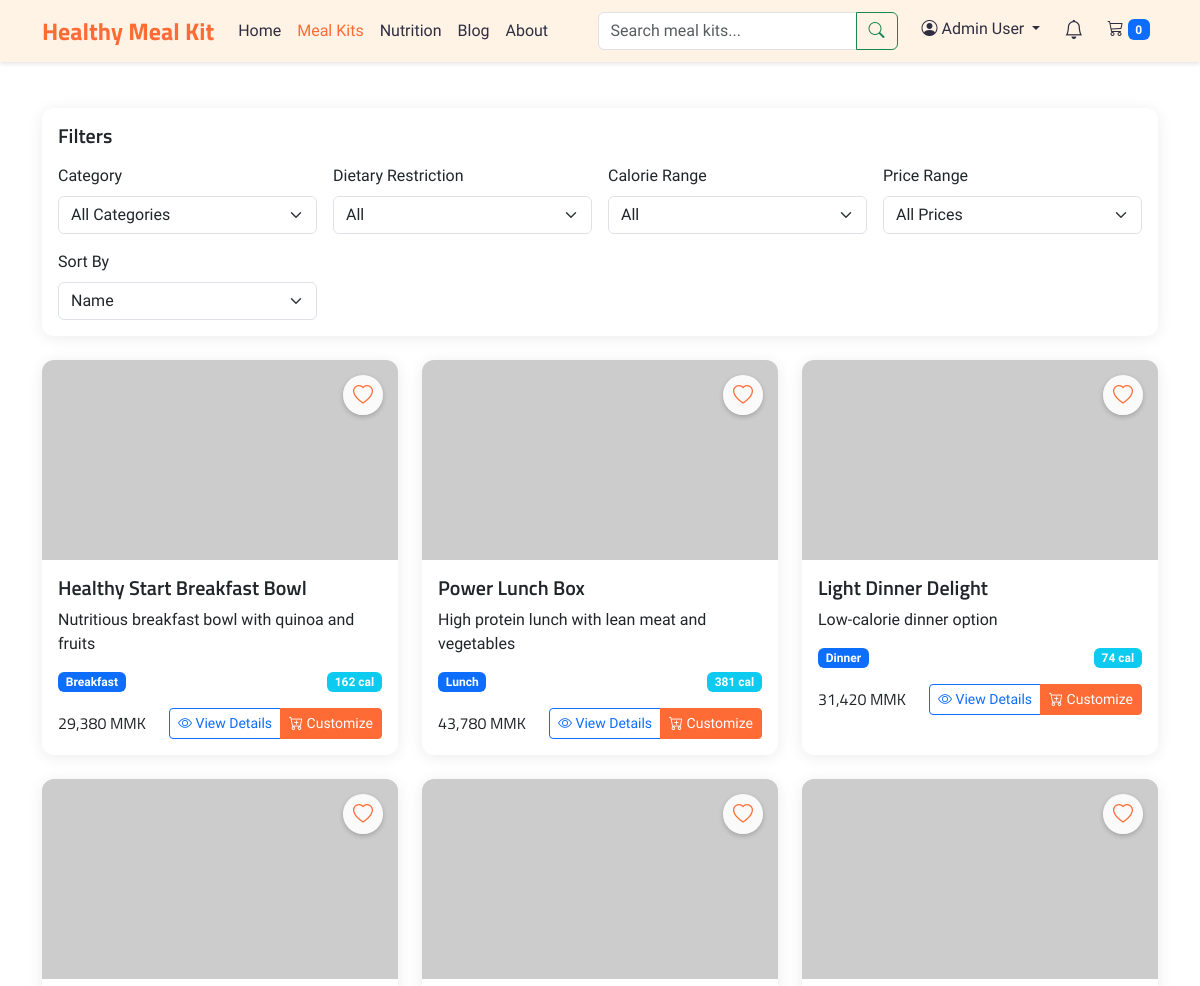
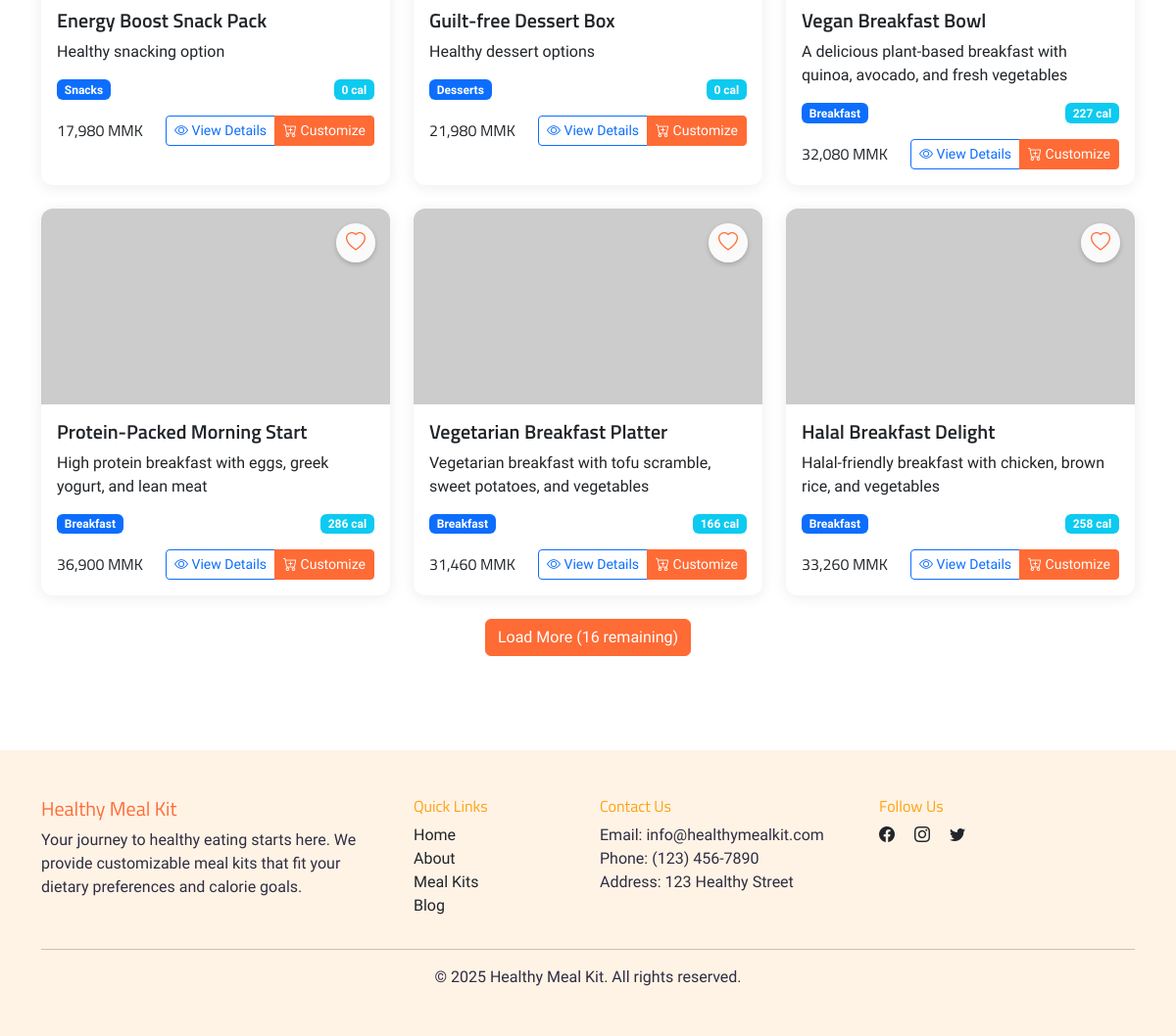
/meal-kits.php (signed in), run on an earlier commit of the app's database (2 pictures, top to bottom).
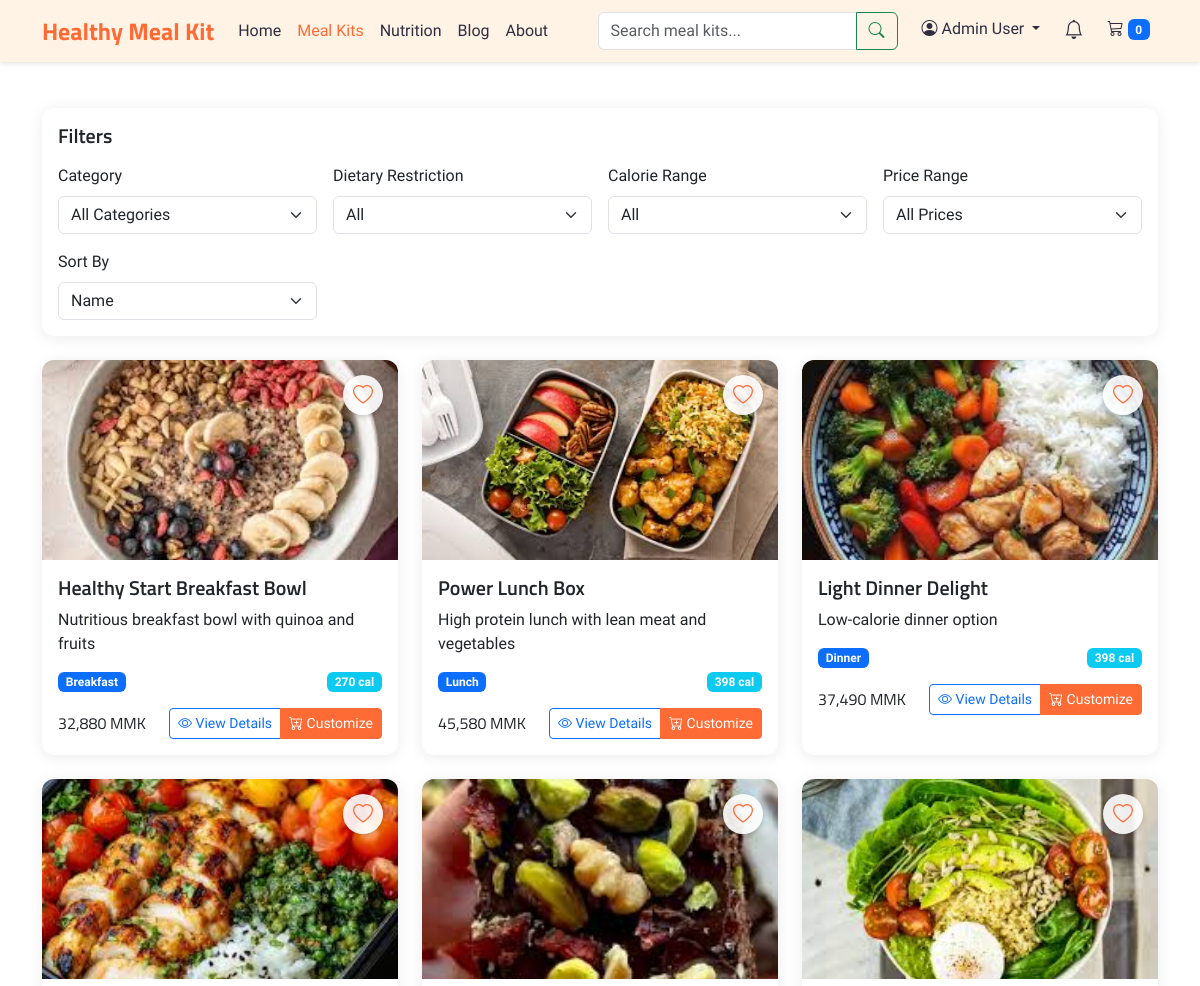
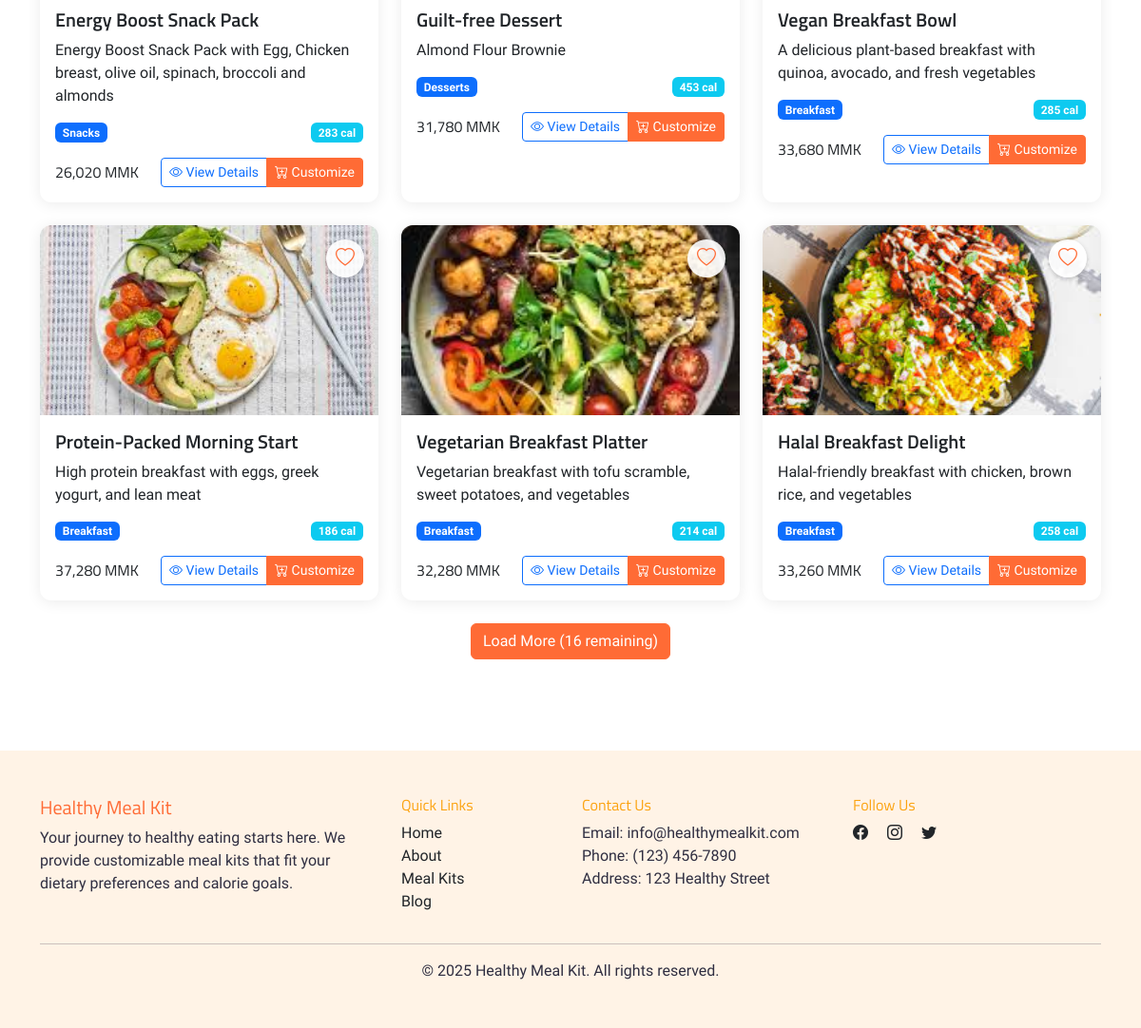
And on a later commit of the database (2 pictures, top to bottom).
### tables this page shows
CREATE TABLE meal_kits (
    meal_kit_id INT PRIMARY KEY AUTO_INCREMENT,
    name VARCHAR(100) NOT NULL,
    description TEXT NOT NULL,
    category_id INT,
    preparation_price INT NOT NULL,
    base_calories INT NOT NULL COMMENT 'Calculated from sum of ingredients',
    cooking_time INT,
    servings INT,
    image_url VARCHAR(255),
    is_active TINYINT(1) DEFAULT 1 COMMENT '0: inactive, 1: active',
    created_at TIMESTAMP DEFAULT CURRENT_TIMESTAMP,
    FOREIGN KEY (category_id) REFERENCES categories(category_id)
);

CREATE TABLE categories (
    category_id INT PRIMARY KEY AUTO_INCREMENT,
    name VARCHAR(50) NOT NULL,
    description TEXT,
    created_at TIMESTAMP DEFAULT CURRENT_TIMESTAMP
);

### meal-kits.php (the view, shortened to what the changed rows need)
<?php
require_once 'config/connection.php';
$mealKits = $mysqli->query("
    SELECT mk.*, c.name as category_name,
           SUM(i.calories_per_100g * mki.default_quantity / 100) as base_calories,
           SUM(i.price_per_100g * mki.default_quantity / 100) as ingredients_price
    FROM meal_kits mk
    LEFT JOIN categories c ON mk.category_id = c.category_id
    LEFT JOIN meal_kit_ingredients mki ON mk.meal_kit_id = mki.meal_kit_id
    LEFT JOIN ingredients i ON mki.ingredient_id = i.ingredient_id
    WHERE mk.is_active = 1
    GROUP BY mk.meal_kit_id
");
function get_meal_kit_image_url($image_url_db, $meal_kit_name) {
    if (!$image_url_db) return 'https://placehold.co/600x400/FFF3E6/FF6B35?text=' . urlencode($meal_kit_name);
    $parts = explode('/', trim($_SERVER['SCRIPT_NAME'], '/'));
    $projectBase = '/' . $parts[0];
    return $projectBase . '/uploads/meal-kits/' . $image_url_db;
}
?>
<!DOCTYPE html>
<html lang="en">
<head>
    <link href="https://cdn.jsdelivr.net/npm/bootstrap@5.3.0/dist/css/bootstrap.min.css" rel="stylesheet">
    <link rel="stylesheet" href="https://cdn.jsdelivr.net/npm/bootstrap-icons@1.11.3/font/bootstrap-icons.min.css">
    <link rel="stylesheet" href="assets/css/style.css">
</head>
<body>
    <div class="container py-5">
        <div class="row g-4" id="mealKitsGrid">
            <?php
            $meal_kits_array = [];
            while ($mealKit = $mealKits->fetch_assoc()) {
                $meal_kits_array[] = $mealKit;
            }
            $total_meal_kits = count($meal_kits_array);
            $visible_count = min(9, $total_meal_kits);
            for($i = 0; $i < $visible_count; $i++):
                $mealKit = $meal_kits_array[$i];
            ?>
            <div class="col-md-6 col-lg-4 meal-kit-card"
                data-category="<?php echo $mealKit['category_id']; ?>"
                data-calories="<?php echo $mealKit['base_calories']; ?>"
                data-price="<?php echo $mealKit['preparation_price']+$mealKit['ingredients_price']; ?>">
                <div class="card h-100">
                    <div class="position-relative">
                        <?php $img_url = get_meal_kit_image_url($mealKit['image_url'], $mealKit['name']); ?>
                        <img src="<?php echo htmlspecialchars($img_url); ?>" class="card-img-top" alt="Meal Kit Image">
                        <?php
                        $is_favorite = false;
                        if (isset($_SESSION['user_id'])) {
                            $favorite_query = "SELECT 1 FROM user_favorites WHERE user_id = ? AND meal_kit_id = ?";
                            $favorite_stmt = $mysqli->prepare($favorite_query);
                            $favorite_stmt->bind_param("ii", $_SESSION['user_id'], $mealKit['meal_kit_id']);
                            $favorite_stmt->execute();
                            $is_favorite = $favorite_stmt->get_result()->num_rows > 0;
                        }
                        ?>
                        <button class="favorite-btn <?php echo $is_favorite ? 'active' : ''; ?>"
                                data-meal-kit-id="<?php echo $mealKit['meal_kit_id']; ?>"
                                data-is-favorite="<?php echo $is_favorite ? 'true' : 'false'; ?>">
                            <i class="bi <?php echo $is_favorite ? 'bi-heart-fill' : 'bi-heart'; ?>"></i>
                        </button>
                    </div>
                    <div class="card-body">
                        <h5 class="card-title"><?php echo htmlspecialchars($mealKit['name']); ?></h5>
                        <p class="card-text"><?php echo htmlspecialchars($mealKit['description']); ?></p>
                        <div class="d-flex justify-content-between align-items-center mb-3">
                            <span
                                class="badge bg-primary"><?php echo htmlspecialchars($mealKit['category_name']); ?></span>
                            <span class="badge bg-info"><?php echo round($mealKit['base_calories']); ?> cal</span>
                        </div>
                        <div class="d-flex justify-content-between align-items-center">
                            <h6 class="mb-0">
                                <?php echo number_format($mealKit['preparation_price']+$mealKit['ingredients_price'], 0); ?> MMK
                            </h6>
                            <div class="btn-group">
                                <a href="meal-details.php?id=<?php echo $mealKit['meal_kit_id']; ?>"
                                    class="btn btn-outline-primary btn-sm">
                                    <i class="bi bi-eye"></i> View Details
                                </a>
                                <button class="btn btn-primary btn-sm"
                                    onclick="customizeMealKit(<?php echo $mealKit['meal_kit_id']; ?>)">
                                    <i class="bi bi-cart-plus"></i> Customize
                                </button>
                            </div>
                        </div>
                    </div>
                </div>
            </div>
            <?php endfor; ?>
        </div>
    </div>
</body>
</html>

What changed in the data, as far as the page shows it:
changed meal_kits "Healthy Start Breakfast Bowl": image_url+name: picture added in place of a placeholder; base_calories "162" → "270"; ingredients_price "29,380" → "32,880"
changed meal_kits "Power Lunch Box": image_url+name: picture added in place of a placeholder; base_calories "381" → "398"; ingredients_price "43,780" → "45,580"
changed meal_kits "Light Dinner Delight": image_url+name: picture added in place of a placeholder; base_calories "74" → "398"; ingredients_price "31,420" → "37,490"
changed meal_kits "Energy Boost Snack Pack": image_url+name: picture added in place of a placeholder; description "Healthy snacking option" → "Energy Boost Snack Pack with Egg, Chicken breast, olive oil, spinach, broccoli and almonds"; base_calories "0" → "283"; ingredients_price "17,980" → "26,020"
changed meal_kits "Desserts": image_url+name: picture added in place of a placeholder; name "Guilt-free Dessert Box" → "Guilt-free Dessert"; description "Healthy dessert options" → "Almond Flour Brownie"; base_calories "0" → "453"; ingredients_price "21,980" → "31,780"
changed meal_kits "Vegan Breakfast Bowl": image_url+name: picture added in place of a placeholder; base_calories "227" → "285"; ingredients_price "32,080" → "33,680"
changed meal_kits "Protein-Packed Morning Start": image_url+name: picture added in place of a placeholder; base_calories "286" → "186"; ingredients_price "36,900" → "37,280"
changed meal_kits "Vegetarian Breakfast Platter": image_url+name: picture added in place of a placeholder; base_calories "166" → "214"; ingredients_price "31,460" → "32,280"
changed meal_kits "Halal Breakfast Delight": image_url+name: picture added in place of a placeholder
